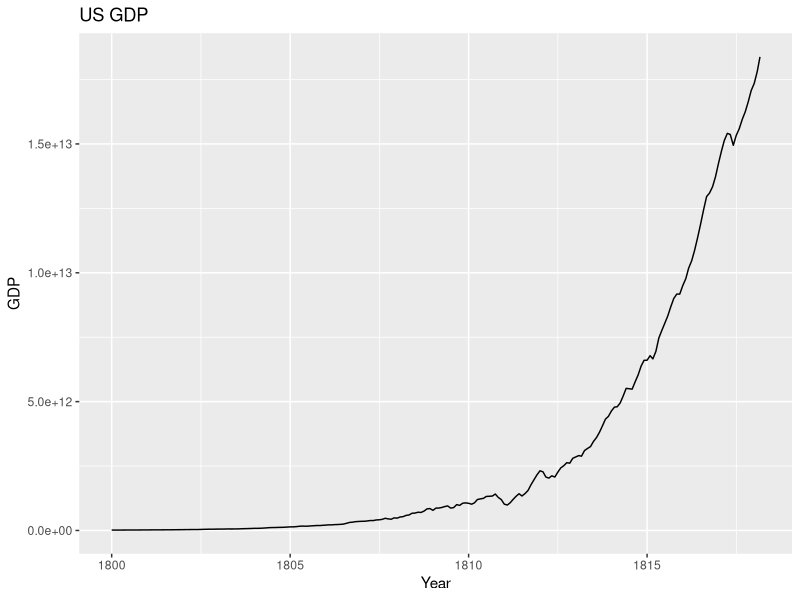
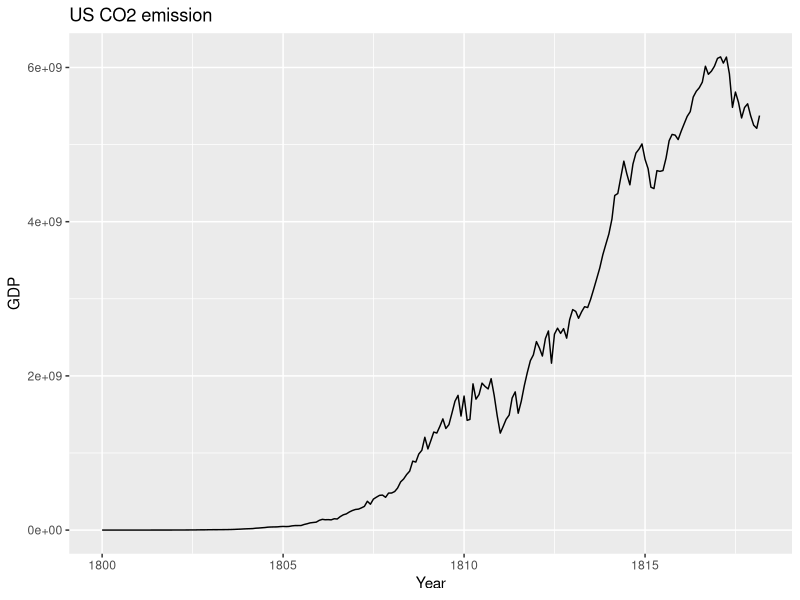
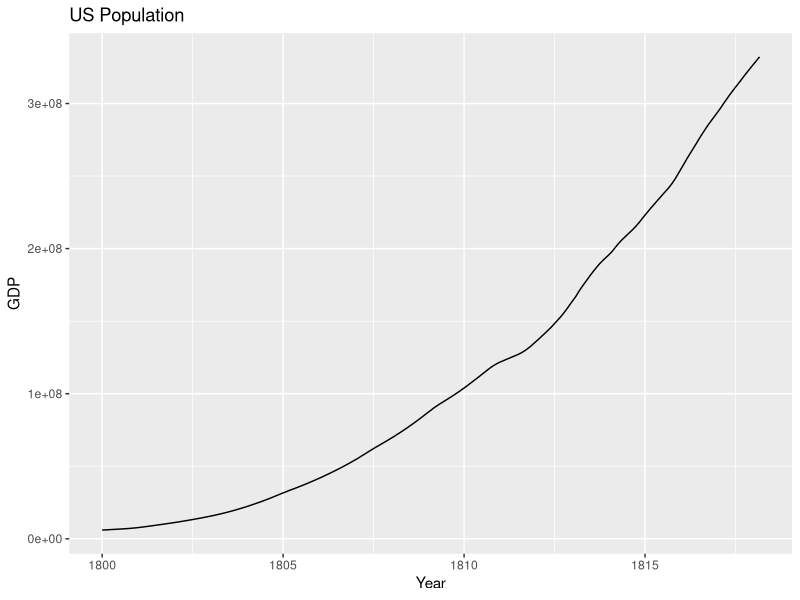
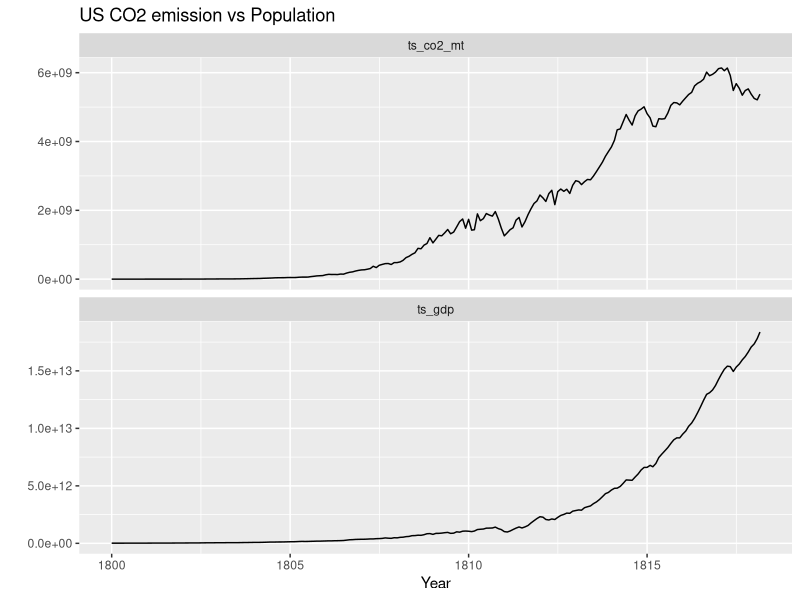
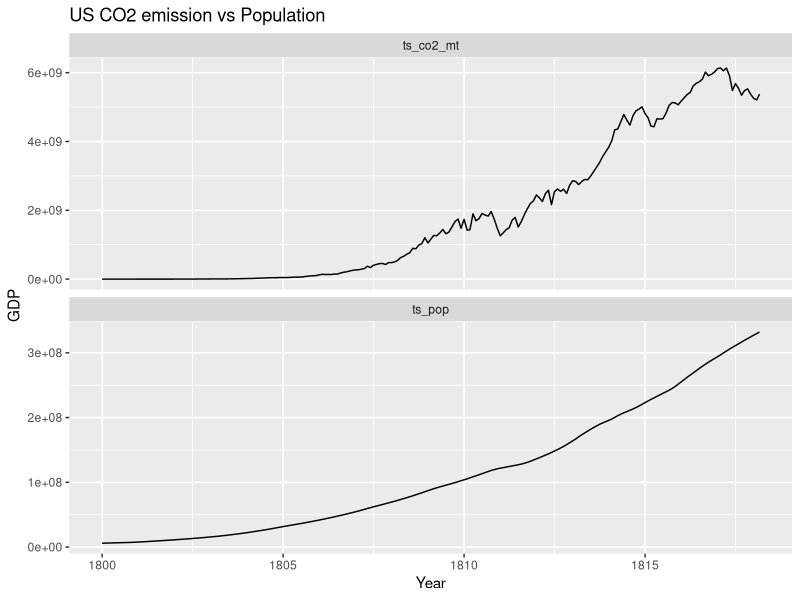
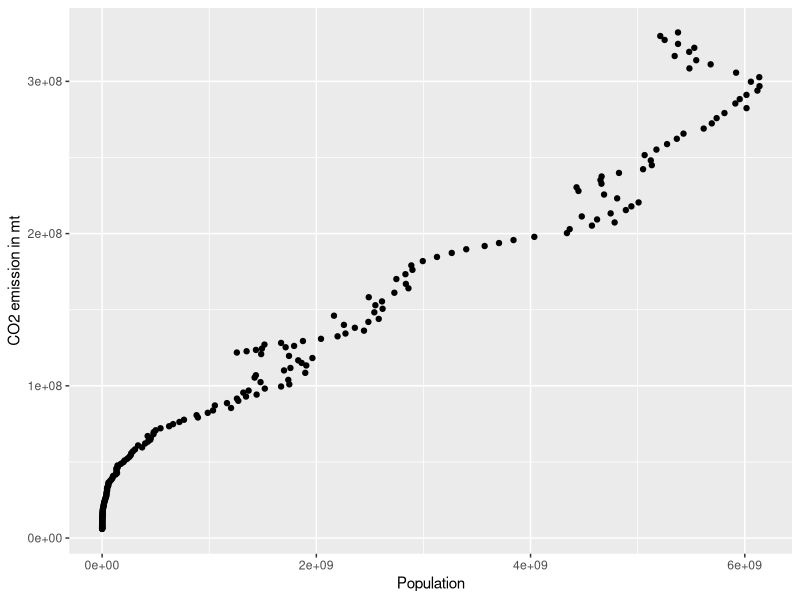

Here is the R script that generated these plots, in order: (Note: this script raises an error after producing the figures.)
#installing the necessary library
install.packages('tseries') 
#loading the libraray
library(tseries)
#reading the dataset
data=read.csv("USA GDP CO2.csv")
#structure of data
str(data)
#converting year column to date format
data$year = as.Date(paste(data$year, "-01-01", sep=""))
# Create ts objects for GDP and CO2
ts_gdp = ts(data$Real.GDP....basis.2011.year., start = c(1800, 1), frequency = 12)
ts_co2_mt = ts(data$CO2.in.metric.tons., start = c(1800, 1), frequency = 12)
ts_co2_mil_mt = ts(data$CO2..in.million.metric.tons., start = c(1820, 1), frequency = 12)
ts_pop = ts(data$Population, start = c(1800, 1), frequency = 12)
#plotting the ts objects
install.packages("ggplot2")
library('ggplot2')
install.packages('ggfortify')
library(ggfortify)
#gdp
autoplot(ts_gdp)+
  ggtitle('US GDP')+xlab('Year')+ylab('GDP')
#co2
autoplot(ts_co2_mt)+
  ggtitle('US CO2 emission')+xlab('Year')+ylab('GDP')
#population
autoplot(ts_pop)+
  ggtitle('US Population')+xlab('Year')+ylab('GDP')

combined_ts=cbind(ts_gdp,ts_co2_mt,ts_pop)

#gdp and co2
autoplot(combined_ts[,c('ts_gdp','ts_co2_mt')],facets = TRUE)+
  ggtitle('US CO2 emission vs Population')+xlab('Year')+ylab('')
#co2 and pop
autoplot(combined_ts[,c('ts_pop','ts_co2_mt')],facets = TRUE)+
  ggtitle('US CO2 emission vs Population')+xlab('Year')+ylab('GDP')
#Scatter plot
qplot(ts_co2_mt,ts_pop,data = as.data.frame(combined_ts))+ylab('CO2 emission in mt')+xlab("Population")
#training and test data

#classical decomposition
decompose(ts_gdp,type='multiplicative')+autoplot()+xlab('Year')+ggtitle('Classic Decomposition')
